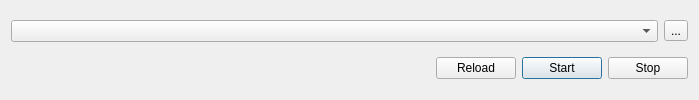
           <widget class="QWidget" name="tab_2">
            <property name="autoFillBackground">
             <bool>true</bool>
            </property>
            <attribute name="title">
             <string>MC</string>
            </attribute>
            <layout class="QGridLayout" name="gridLayout_6">
             <item row="1" column="2">
              <widget class="QPushButton" name="pushButton_MCUStart">
               <property name="sizePolicy">
                <sizepolicy hsizetype="Preferred" vsizetype="Fixed">
                 <horstretch>0</horstretch>
                 <verstretch>0</verstretch>
                </sizepolicy>
               </property>
               <property name="minimumSize">
                <size>
                 <width>80</width>
                 <height>0</height>
                </size>
               </property>
               <property name="text">
                <string>Start</string>
               </property>
               <property name="default">
                <bool>true</bool>
               </property>
              </widget>
             </item>
             <item row="0" column="4">
              <widget class="QToolButton" name="toolButton_OpenMCUDir">
               <property name="text">
                <string>...</string>
               </property>
              </widget>
             </item>
             <item row="0" column="0" colspan="4">
              <widget class="QComboBox" name="comboBox_MCU"/>
             </item>
             <item row="1" column="0">
              <spacer name="horizontalSpacer_2">
               <property name="orientation">
                <enum>Qt::Orientation::Horizontal</enum>
               </property>
               <property name="sizeHint" stdset="0">
                <size>
                 <width>419</width>
                 <height>20</height>
                </size>
               </property>
              </spacer>
             </item>
             <item row="1" column="3" colspan="2">
              <widget class="QPushButton" name="pushButton_MCUStop">
               <property name="sizePolicy">
                <sizepolicy hsizetype="Preferred" vsizetype="Fixed">
                 <horstretch>0</horstretch>
                 <verstretch>0</verstretch>
                </sizepolicy>
               </property>
               <property name="minimumSize">
                <size>
                 <width>80</width>
                 <height>0</height>
                </size>
               </property>
               <property name="text">
                <string>Stop</string>
               </property>
              </widget>
             </item>
             <item row="1" column="1">
              <widget class="QPushButton" name="pushButton_MCUReload">
               <property name="sizePolicy">
                <sizepolicy hsizetype="Preferred" vsizetype="Fixed">
                 <horstretch>0</horstretch>
                 <verstretch>0</verstretch>
                </sizepolicy>
               </property>
               <property name="minimumSize">
                <size>
                 <width>80</width>
                 <height>0</height>
                </size>
               </property>
               <property name="text">
                <string>Reload</string>
               </property>
              </widget>
             </item>
            </layout>
           </widget>
